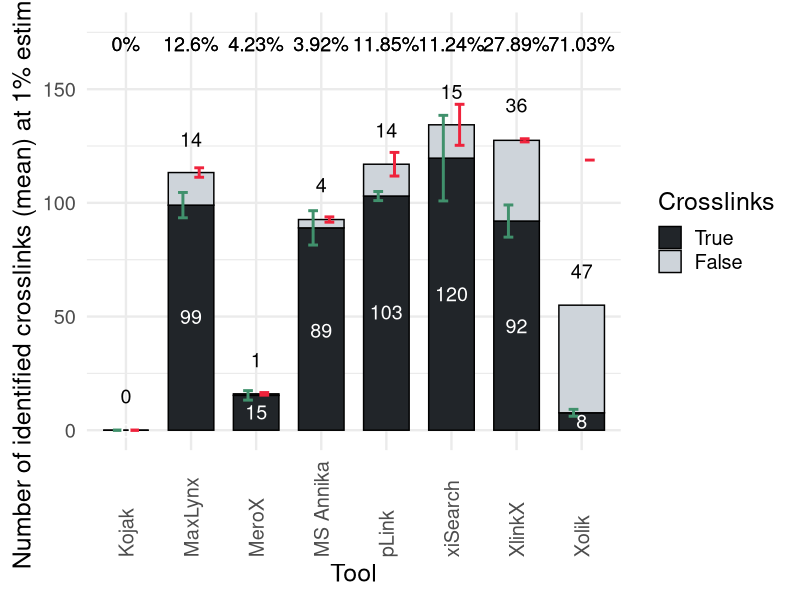

This chart was generated by the following R code:
library(tidyverse)
library(readxl)

df <- read_excel("results.xlsx")

df <- df %>% 
  mutate(errorbar_position = ifelse(Type == "True XL", meanTrue, meanTrue + meanFalse)) %>% 
  mutate(txt_position = ifelse(Type == "True XL", round(meanTrue / 2), round(meanTrue + meanFalse) + 15)) %>% 
  mutate(Type = factor(Type, levels = c("True XL", "False XL")))
  
# export to 1200 x 800

ggplot(df, aes(x=Tool, y=Mean, fill=Type)) +
  geom_bar(stat="identity", color="black", width = 0.7, position = position_stack(reverse = T)) +
  scale_fill_manual(values = c("#212529", "#ced4da"),
                    labels = c("True", "False")) +
  geom_errorbar(aes(x=Tool, ymin=errorbar_position-SD, ymax=errorbar_position+SD), 
                colour = rep(c("#40916c", "#ef233c"), 8), width = 0.3, stat = "identity", linewidth = 1.0,
                position = position_dodge(0.5)) +
  #ggtitle("Dataset of synthetic peptides by Matzinger et al., 2022:\nNumber of identified crosslinks per tool at 1% estimated FDR\n(3 replicates, crosslinker: ADH)") +
  xlab("Tool") +
  ylab("Number of identified crosslinks (mean) at 1% estimated FDR") +
  ylim(c(0, 175)) +
  labs(fill="Crosslinks") +
  geom_text(aes(y=txt_position, label=round(Mean, 0)), color = rep(c("white", "black"), 8), size=5.0) +
  geom_text(aes(y = 170, label = paste0(round(FDR, 2), "%")), size=5.0, angle = 0, hjust = 0.5) +
  theme_minimal(base_size = 18) +
  theme(axis.text.x = element_text(angle = 90, hjust = 0, vjust = 0.5)) +
  guides(fill = guide_legend(ncol = 1, label.position = "right"))
